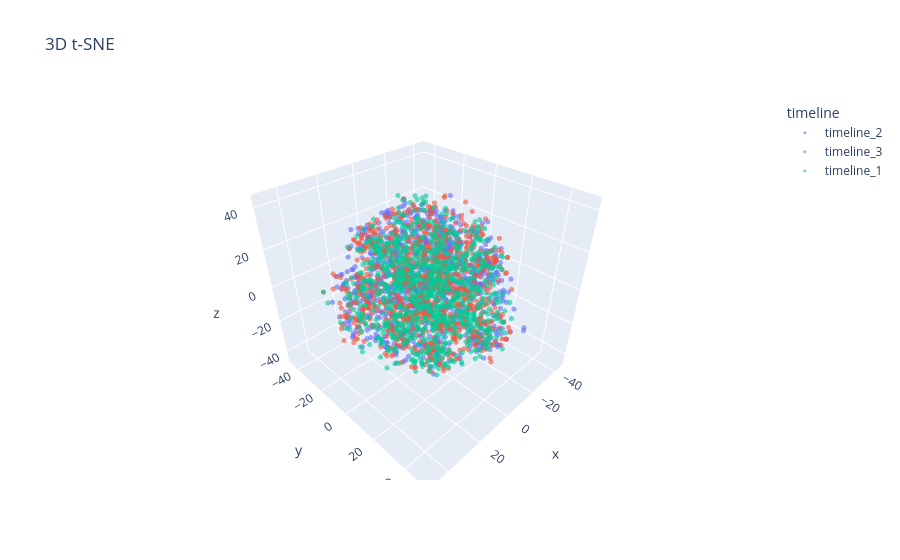

Notebook code for this chart:
### Code cell
# Plot 3D
plotly_df = pd.DataFrame({
    'x': X_3d[:, 0],
    'y': X_3d[:, 1],
    'z': X_3d[:, 2],
    'timeline': df_sample['timeline']
})

fig = px.scatter_3d(
    plotly_df,
    x = 'x', y = 'y', z = 'z',
    color = 'timeline',
    opacity = 0.6,
    size_max = 3,
    title = '3D t-SNE'
)

fig.update_traces(marker = dict(size = 3))
fig.show()

### Figure 1 — Plotly figure (JSON) as saved in the notebook; plotly's stock layout.template omitted (floating-point values rounded to 4 significant figures; data arrays with more than 128 entries replaced by an {"elided": "..."} marker saying what was removed)
{"data": [{"hovertemplate": "timeline=timeline_2<br>x=%{x}<br>y=%{y}<br>z=%{z}<extra></extra>", "legendgroup": "timeline_2", "marker": {"color": "#636efa", "opacity": 0.6, "size": 3, "symbol": "circle"}, "mode": "markers", "name": "timeline_2", "scene": "scene", "showlegend": true, "type": "scatter3d", "x": {"elided": "1000 float values"}, "y": {"elided": "1000 float values"}, "z": {"elided": "1000 float values"}}, {"hovertemplate": "timeline=timeline_3<br>x=%{x}<br>y=%{y}<br>z=%{z}<extra></extra>", "legendgroup": "timeline_3", "marker": {"color": "#EF553B", "opacity": 0.6, "size": 3, "symbol": "circle"}, "mode": "markers", "name": "timeline_3", "scene": "scene", "showlegend": true, "type": "scatter3d", "x": {"elided": "1000 float values"}, "y": {"elided": "1000 float values"}, "z": {"elided": "1000 float values"}}, {"hovertemplate": "timeline=timeline_1<br>x=%{x}<br>y=%{y}<br>z=%{z}<extra></extra>", "legendgroup": "timeline_1", "marker": {"color": "#00cc96", "opacity": 0.6, "size": 3, "symbol": "circle"}, "mode": "markers", "name": "timeline_1", "scene": "scene", "showlegend": true, "type": "scatter3d", "x": {"elided": "1000 float values"}, "y": {"elided": "1000 float values"}, "z": {"elided": "1000 float values"}}], "layout": {"legend": {"title": {"text": "timeline"}, "tracegroupgap": 0}, "scene": {"domain": {"x": [0, 1], "y": [0, 1]}, "xaxis": {"title": {"text": "x"}}, "yaxis": {"title": {"text": "y"}}, "zaxis": {"title": {"text": "z"}}}, "title": {"text": "3D t-SNE"}}}
